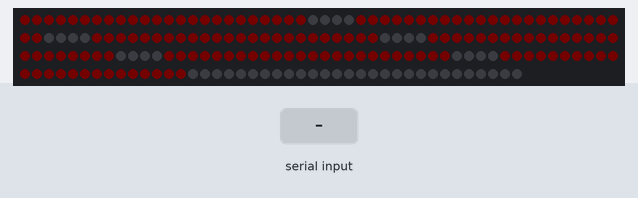
This sketch was run on a simulated Arduino Uno, built with avr-gcc and run on an emulated ATmega328P. Parts: 192 RGB LEDs in strip order, left to right, continuing on the next row. Inputs (shaded band) come from the test bench. Dim RGB values are drawn brighter than linear.

Above: at 3.0 s.
3.1 s: "1pT1" received over Serial
At 4.8 s:
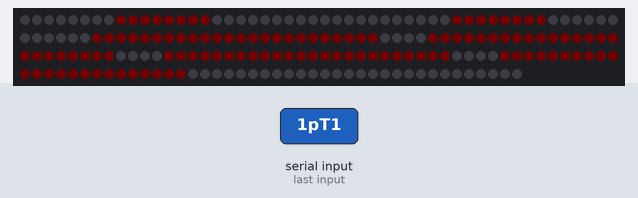
5.5 s: "1pT2" received over Serial
Timing chart, 0 to 8.5 s (numbered marks = the images above; inputs shaded):
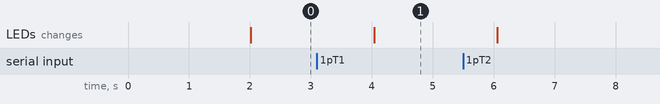

Measured:
- after the input at 3.1 s, the LEDs: change after 0.94 s (image 1)

The sketch:

ScoreBoard.ino
```cpp
#include "library/RGBSegmentDisplay.h"
#include "library/VolleyScore.h"
/*#ifdef __AVR__
  #include <avr/power.h>
#endif*/

#//define PIN            D5 //Pin14 <- Define in RGBSegmentDisplay.h (template problem)
// How many NeoPixels are attached to the Arduino?
#define NUMPIXELS      192

RGBSegmentDisplay segmentDisp;
VolleyScore score;

void setup() {
  Serial.begin(115200);
  segmentDisp.setColor(1, 0, 0);
  segmentDisp.begin();
  score.reset();
}

int stringToInt(int startIndex, int endIndex, String commandIn) {
  return commandIn.substring(startIndex, endIndex).toInt();
}

int getFirstDigit(int score) {
  return score / 10;
}

int getSecondDigit(int score) {
  return score % 10;
}

String receivedCommand;
void loop() {
  delay(2000);
  // Serial.println("1");
  while (Serial.available()) {
    delay(3);
    if (Serial.available() > 0) {
      char c = Serial.read();
      receivedCommand += c;
    }
  }

  if (receivedCommand.startsWith("1pT1")) {
    score.addPointTeam1();
  }
  if (receivedCommand.startsWith("1pT2")) {
    score.addPointTeam2();
  }
  if (receivedCommand.startsWith("reset")) {
    score.reset();
  }
  if (receivedCommand.startsWith("color") && receivedCommand.length() == 14) { //no LN&CR
    segmentDisp.setColor(stringToInt(5, 8, receivedCommand), stringToInt(8, 11, receivedCommand), stringToInt(11, 14, receivedCommand));
    segmentDisp.show();
  }

  receivedCommand = "";
  if (score.needRefresh()) {
    int team1Point = score.getPointTeam1();
    //TODO reactivate and delete following line
    // to debug with one 7 segment character
    //segmentDisp.setNumber(getFirstDigit(team1Point), 0);
    segmentDisp.setNumber(getSecondDigit(team1Point), 0);
    segmentDisp.setNumber(getSecondDigit(team1Point), 1);

    int team2Point = score.getPointTeam2();
    segmentDisp.setNumber(getFirstDigit(team2Point), 2);
    segmentDisp.setNumber(getSecondDigit(team2Point), 3);

    segmentDisp.setNumber(score.getTeam1WonGame(), 4);
    segmentDisp.setNumber(score.getTeam2WonGame(), 5);
    segmentDisp.show();
  }
}
```
